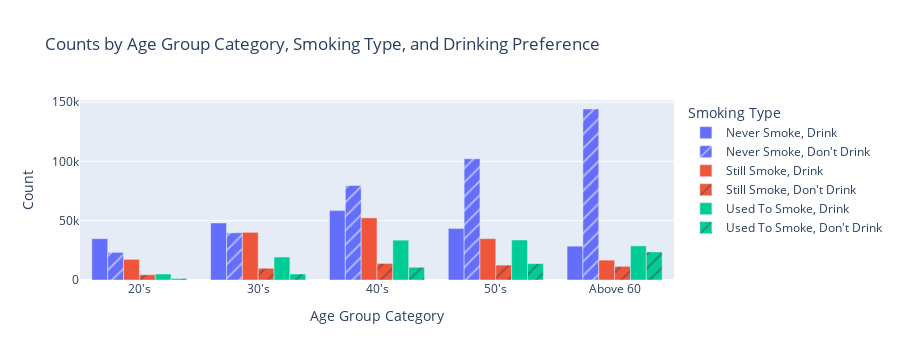

Write notebook code for a chart like this one.
### Code cell
# visualization
fig = px.bar(age_smoke_drink,
             x='age_category',  
             y='count',         
             color='smoke_type',  
             pattern_shape='drk_yn', 
             barmode='group',
             title='Counts by Age Group Category, Smoking Type, and Drinking Preference')

fig.update_layout(
    xaxis_title='Age Group Category',
    yaxis_title='Count',
    legend_title='Smoking Type',
    barmode='group'
)

fig.show()

### Figure 1 — Plotly figure (JSON) as saved in the notebook; plotly's stock layout.template omitted (floating-point values rounded to 4 significant figures)
{"data": [{"alignmentgroup": "True", "hovertemplate": "smoke_type=Never Smoke<br>drk_yn=Drink<br>age_category=%{x}<br>count=%{y}<extra></extra>", "legendgroup": "Never Smoke, Drink", "marker": {"color": "#636efa", "pattern": {"shape": ""}}, "name": "Never Smoke, Drink", "offsetgroup": "Never Smoke, Drink", "orientation": "v", "showlegend": true, "textposition": "auto", "type": "bar", "x": ["20's", "30's", "40's", "50's", "Above 60"], "xaxis": "x", "y": [34839, 48089, 58476, 43504, 28523], "yaxis": "y"}, {"alignmentgroup": "True", "hovertemplate": "smoke_type=Never Smoke<br>drk_yn=Don't Drink<br>age_category=%{x}<br>count=%{y}<extra></extra>", "legendgroup": "Never Smoke, Don't Drink", "marker": {"color": "#636efa", "pattern": {"shape": "/"}}, "name": "Never Smoke, Don't Drink", "offsetgroup": "Never Smoke, Don't Drink", "orientation": "v", "showlegend": true, "textposition": "auto", "type": "bar", "x": ["20's", "30's", "40's", "50's", "Above 60"], "xaxis": "x", "y": [23294, 39762, 79619, 102212, 144113], "yaxis": "y"}, {"alignmentgroup": "True", "hovertemplate": "smoke_type=Still Smoke<br>drk_yn=Drink<br>age_category=%{x}<br>count=%{y}<extra></extra>", "legendgroup": "Still Smoke, Drink", "marker": {"color": "#EF553B", "pattern": {"shape": ""}}, "name": "Still Smoke, Drink", "offsetgroup": "Still Smoke, Drink", "orientation": "v", "showlegend": true, "textposition": "auto", "type": "bar", "x": ["20's", "30's", "40's", "50's", "Above 60"], "xaxis": "x", "y": [17430, 40161, 52371, 34863, 16747], "yaxis": "y"}, {"alignmentgroup": "True", "hovertemplate": "smoke_type=Still Smoke<br>drk_yn=Don't Drink<br>age_category=%{x}<br>count=%{y}<extra></extra>", "legendgroup": "Still Smoke, Don't Drink", "marker": {"color": "#EF553B", "pattern": {"shape": "/"}}, "name": "Still Smoke, Don't Drink", "offsetgroup": "Still Smoke, Don't Drink", "orientation": "v", "showlegend": true, "textposition": "auto", "type": "bar", "x": ["20's", "30's", "40's", "50's", "Above 60"], "xaxis": "x", "y": [4448, 9909, 13972, 12547, 11497], "yaxis": "y"}, {"alignmentgroup": "True", "hovertemplate": "smoke_type=Used To Smoke<br>drk_yn=Drink<br>age_category=%{x}<br>count=%{y}<extra></extra>", "legendgroup": "Used To Smoke, Drink", "marker": {"color": "#00cc96", "pattern": {"shape": ""}}, "name": "Used To Smoke, Drink", "offsetgroup": "Used To Smoke, Drink", "orientation": "v", "showlegend": true, "textposition": "auto", "type": "bar", "x": ["20's", "30's", "40's", "50's", "Above 60"], "xaxis": "x", "y": [5052, 19348, 33581, 33725, 28767], "yaxis": "y"}, {"alignmentgroup": "True", "hovertemplate": "smoke_type=Used To Smoke<br>drk_yn=Don't Drink<br>age_category=%{x}<br>count=%{y}<extra></extra>", "legendgroup": "Used To Smoke, Don't Drink", "marker": {"color": "#00cc96", "pattern": {"shape": "/"}}, "name": "Used To Smoke, Don't Drink", "offsetgroup": "Used To Smoke, Don't Drink", "orientation": "v", "showlegend": true, "textposition": "auto", "type": "bar", "x": ["20's", "30's", "40's", "50's", "Above 60"], "xaxis": "x", "y": [1276, 5051, 10715, 13800, 23629], "yaxis": "y"}], "layout": {"barmode": "group", "height": 360, "legend": {"title": {"text": "Smoking Type"}, "tracegroupgap": 0}, "title": {"text": "Counts by Age Group Category, Smoking Type, and Drinking Preference"}, "xaxis": {"anchor": "y", "autorange": true, "domain": [0, 1], "range": [-0.5, 4.5], "title": {"text": "Age Group Category"}, "type": "category"}, "yaxis": {"anchor": "x", "autorange": true, "domain": [0, 1], "range": [0, 151700.0], "title": {"text": "Count"}, "type": "linear"}}}
